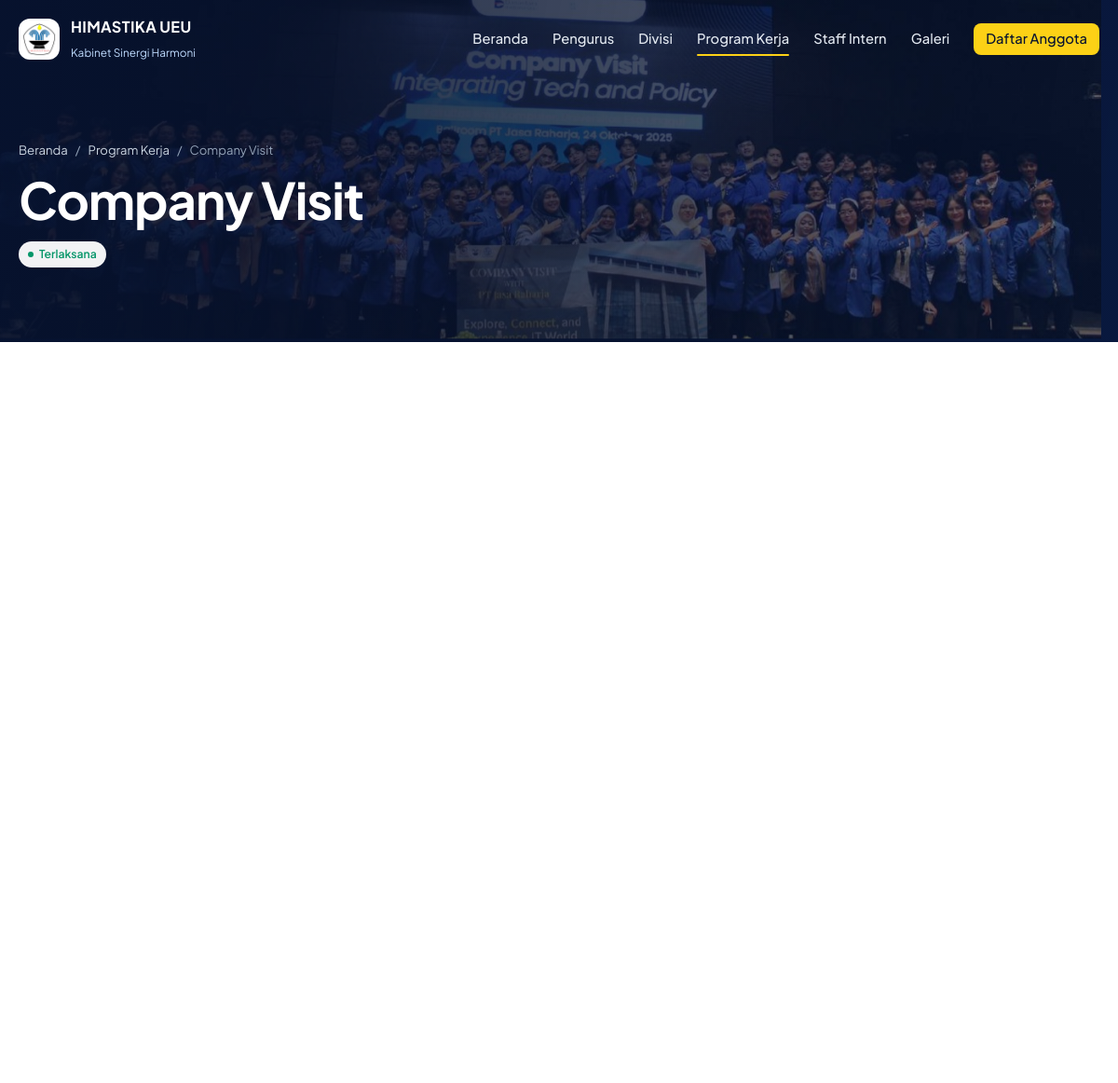
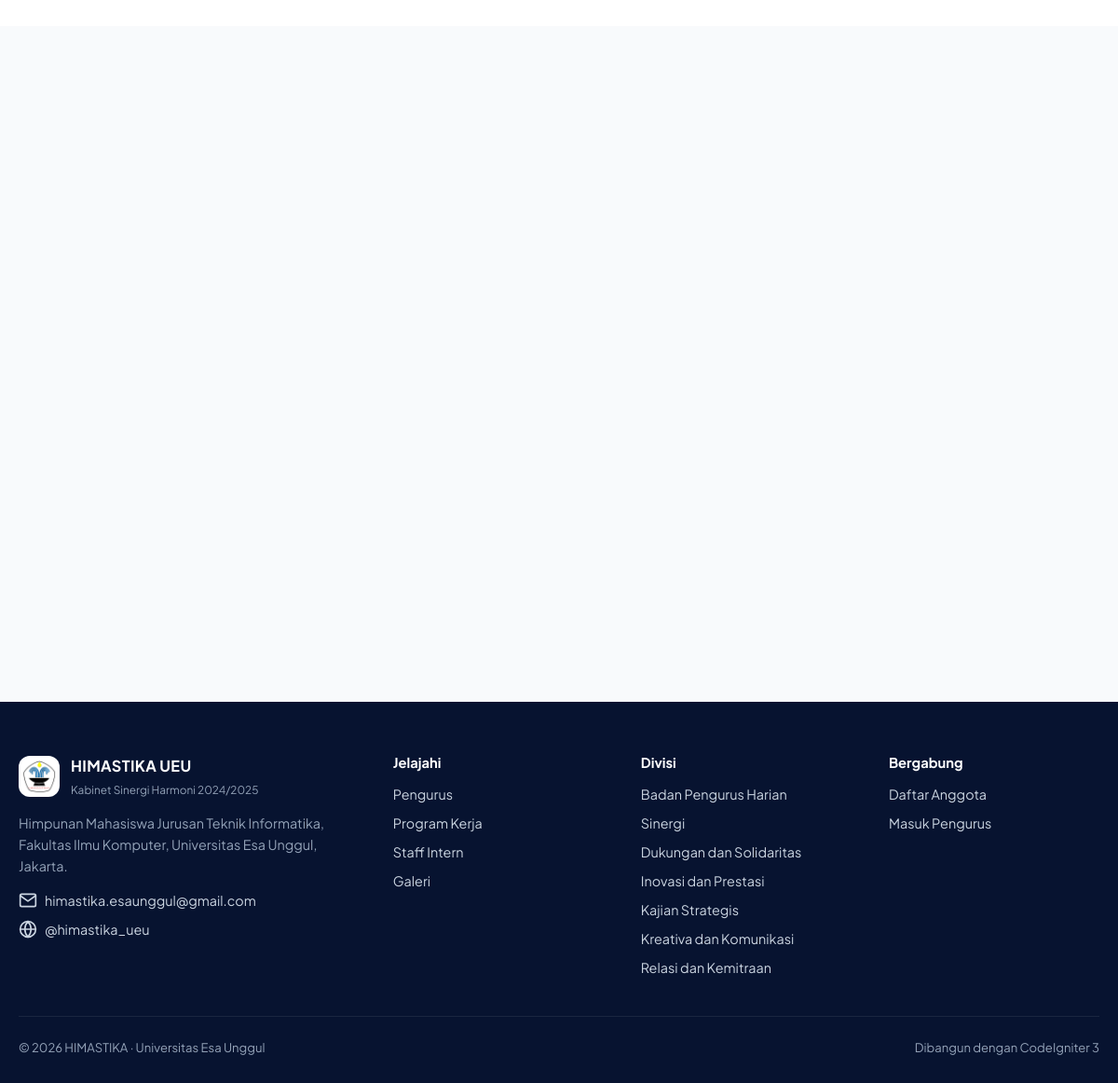
The app's page /program-kerja/8 with its own data (2 pictures, top to bottom).
### tables this page shows
CREATE TABLE `proker` (
  `id` int(11) NOT NULL,
  `judul` varchar(255) NOT NULL,
  `deskripsi` text DEFAULT NULL,
  `tanggal` date DEFAULT NULL,
  `status` tinyint(1) DEFAULT 0,
  `foto` varchar(255) DEFAULT NULL
);

### application/controllers/Home.php (called while the page is built, shortened)
<?php
class Home extends CI_Controller {
    public function __construct() {
        $this->load->model(['Anggota_model', 'Proker_model', 'Informasi_model', 'Intern_model', 'Galeri_model']);
    }
    private function page($view, $data, $title, $active) {
        $data['title']  = $title ? $title . ' · HIMASTIKA UEU' : 'HIMASTIKA UEU · Himpunan Mahasiswa Teknik Informatika';
        $data['active'] = $active;
        $this->load->view('layouts/public_header', $data);
        $this->load->view($view, $data);
        $this->load->view('layouts/public_footer', $data);
    }
    private function prokers_sorted() {
        $prokers = $this->Proker_model->getAll();
        usort($prokers, function ($a, $b) {
            if ((int) $a->status !== (int) $b->status) return (int) $a->status - (int) $b->status;
            return strcmp((string) $b->tanggal, (string) $a->tanggal);
        });
        return $prokers;
    }
    public function proker_detail($id = 0) {
        $proker = $this->Proker_model->getById((int) $id);
        $lainnya = array_values(array_filter($this->prokers_sorted(), function ($p) use ($proker) { return $p->id != $proker->id; }));
        $data = [
            'proker'  => $proker,
            'foto'    => $this->Galeri_model->getByProker($proker->id),
            'lainnya' => array_slice($lainnya, 0, 3),
        ];
        $this->page('home/proker_detail', $data, $proker->judul, 'proker');
    }
}

### index.php (called while the page is built, shortened)
<?php
require_once BASEPATH.'core/CodeIgniter.php';

### application/models/Proker_model.php (called while the page is built, shortened)
<?php
class Proker_model extends CI_Model {
    public function getAll() {
        return $this->db->order_by('id', 'DESC')->get('proker')->result();
    }
    public function getById($id) {
        return $this->db->get_where('proker', ['id' => $id])->row();
    }
}

### application/models/Galeri_model.php (called while the page is built, shortened)
<?php
class Galeri_model extends CI_Model {
    private $table = 'galeri';
    public function getByProker($proker_id) {
        return $this->db->where('proker_id', $proker_id)->get($this->table)->result();
    }
}

### application/views/home/proker_detail.php (shortened to what this page needs)
<?php $done = (int) $proker->status === 1; $cover = foto_url($proker->foto); ?>
<section class="page-hero">
  <?php if ($cover): ?><div class="bg" style="background-image:url('<?= $cover; ?>')"></div><?php endif; ?>
  <div class="wrap">
    <nav class="crumbs rise"><a href="<?= base_url(); ?>">Beranda</a> / <a href="<?= base_url('program-kerja'); ?>">Program Kerja</a> / <span><?= html_escape($proker->judul); ?></span></nav>
    <h1 class="rise" style="--d:.15s"><?= html_escape($proker->judul); ?></h1>
    <p class="rise" style="--d:.3s"><span class="badge <?= $done ? 'badge-done' : ''; ?>" style="background:rgba(255,255,255,.95)"><?= $done ? 'Terlaksana' : 'Akan datang'; ?></span></p>
  </div>
</section>
<section class="section">
  <div class="wrap pd-layout">
    <div>
      <?php $extra = array_filter($foto, function ($g) use ($proker) { return $g->foto !== $proker->foto && foto_url($g->foto); }); if ($extra): ?>
        <div class="masonry" style="columns:2 220px">
        </div>
      <?php endif; ?>
    </div>
  </div>
</section>
<?php if ($lainnya): ?>
<section class="section alt">
  <div class="wrap">
    <div class="pgrid">
    </div>
  </div>
</section>
<?php endif; ?>

### assets/css/app.css (style rules this page uses)
:root { --navy-900: #071330; --navy-800: #0b1f4d; --navy-700: #12306e; --blue-600: #0a6cc4; --blue-500: #1d84e0; --blue-100: #e3f0fd; --blue-50: #f2f8fe; --yellow: #fcd116; --yellow-600: #e0b400; --ink: #0f172a; --body: #334155; --muted: #64748b; --line: #e2e8f0; --bg: #f5f7fb; --white: #ffffff; --green: #059669; --green-bg: #dcfce7; --amber: #b45309; --amber-bg: #fef3c7; --red: #dc2626; --red-bg: #fee2e2; --radius: 14px; --radius-sm: 10px; --shadow-sm: 0 1px 2px rgba(15, 23, 42, .06); --shadow: 0 10px 30px -12px rgba(11, 31, 77, .18); --font: "Plus Jakarta Sans", system-ui, -apple-system, "Segoe UI", Roboto, sans-serif; --sidebar: 264px; }
*, *::before, *::after { box-sizing: border-box; }
html { -webkit-text-size-adjust: 100%; }
body { margin: 0; font-family: var(--font); color: var(--body); background: var(--bg); line-height: 1.6; -webkit-font-smoothing: antialiased; }
a { color: var(--blue-600); text-decoration: none; }
h1, h2, h3, h4 { color: var(--ink); line-height: 1.25; margin: 0; }
p { margin: 0; }
.badge { display: inline-flex; align-items: center; gap: 6px; padding: 4px 10px; border-radius: 999px; font-size: .76rem; font-weight: 600; white-space: nowrap; background: var(--blue-50); color: var(--blue-600); }
.badge::before { content: ""; width: 6px; height: 6px; border-radius: 50%; background: currentColor; }
.badge-diterima, .badge-done { background: var(--green-bg); color: var(--green); }
.pub { background: var(--white); }
.wrap { width: min(1160px, 100% - 40px); margin-inline: auto; }
.section { padding: 96px 0; }
.section.alt { background: #f8fafc; }
.rise { opacity: 0; transform: translateY(26px); animation: rise .9s cubic-bezier(.2,.7,.2,1) forwards; animation-delay: var(--d, 0s); }
.pgrid { display: grid; grid-template-columns: repeat(3, 1fr); gap: 22px; }
.page-hero { position: relative; overflow: hidden; padding: 150px 0 80px; color: #dbeafe; background: var(--navy-900); }
.page-hero .bg { position: absolute; inset: 0; background-size: cover; background-position: center; transform: scale(1.08); animation: kenburns 14s ease-out forwards; }
.page-hero::after { content: ""; position: absolute; inset: 0; background: linear-gradient(100deg, rgba(7,19,48,.95) 0%, rgba(7,19,48,.75) 60%, rgba(11,31,77,.5) 100%); }
.page-hero .wrap { position: relative; z-index: 1; }
.page-hero h1 { color: #fff; font-size: clamp(2.2rem, 4.6vw, 3.4rem); line-height: 1.1; margin: 14px 0 12px; letter-spacing: -.02em; }
.page-hero p { max-width: 640px; font-size: 1.05rem; color: #cbd5e1; }
.crumbs { display: flex; gap: 8px; align-items: center; font-size: .82rem; color: #94a3b8; }
.crumbs a { color: #cbd5e1; }
.pd-layout { display: grid; grid-template-columns: 1.6fr 1fr; gap: 40px; align-items: start; }
.masonry { columns: 3 280px; column-gap: 18px; }
html, body { overflow-x: clip; }

### records on screen
proker: foto (picture), judul "Company Visit"

### other values on screen
$m[1] "Beranda"
$m[1] "Pengurus"
$m[1] "Divisi"
$m[1] "Program Kerja"
$m[1] "Staff Intern"
$m[1] "Galeri"
$kab['nama'] . ' ' . $kab['periode'] "Kabinet Sinergi Harmoni 2024/2025"
$kab['email'] "himastika.esaunggul@gmail.com"
$kab['instagram'] "himastika_ueu"
$d['nama'] "Badan Pengurus Harian"
$d['nama'] "Sinergi"
$d['nama'] "Dukungan dan Solidaritas"
$d['nama'] "Inovasi dan Prestasi"
$d['nama'] "Kajian Strategis"
$d['nama'] "Kreativa dan Komunikasi"
